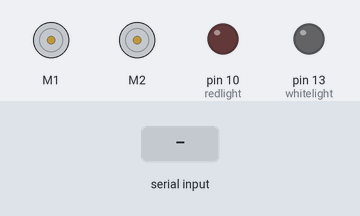
This sketch was run on a simulated Arduino Uno, built with avr-gcc and run on an emulated ATmega328P. Shown: 2 × DC motor (green arrow = forward, orange = backward, longer = faster), output pins drawn as LEDs (lit = HIGH). The test bench sets the inputs (shaded band). What the sketch prints to the serial monitor is not drawn.

Above: at 1.2 s.
1.3 s: "F" received over Serial
At 2.1 s:
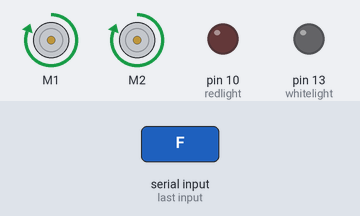
2.8 s: "B" received over Serial
At 3.2 s:
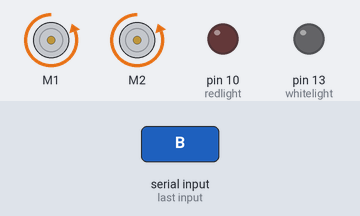
4.3 s: "L" received over Serial
At 5.5 s:
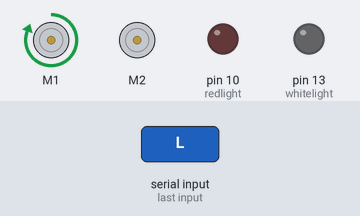
5.8 s: "R" received over Serial
At 6.7 s:
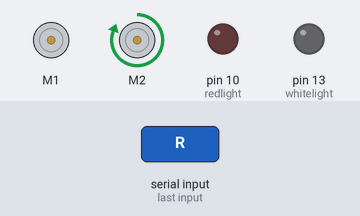
7.3 s: "U" received over Serial
At 7.9 s:
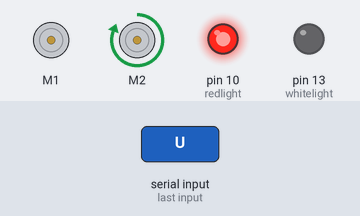
8.8 s: "S" received over Serial
At 10.2 s:
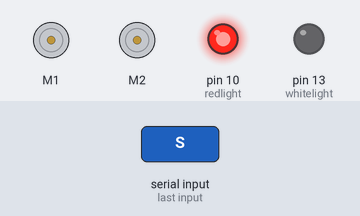
Timing chart, 0 to 11.3 s (numbered marks = the images above; inputs shaded):
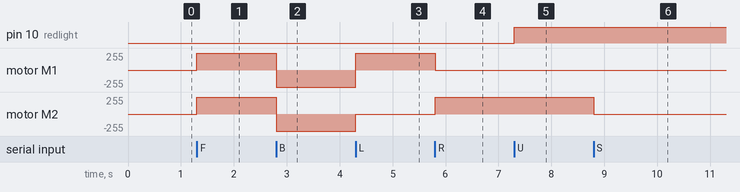

Measured:
- after the input at 1.3 s, motor M1, motor M2: stopped → forward 255/255 at once
- after the input at 2.8 s, motor M1, motor M2: forward 255/255 → backward 255/255 at once
- after the input at 4.3 s, motor M1: backward 255/255 → forward 255/255 at once; motor M2: backward 255/255 → stopped at once
- after the input at 5.8 s, motor M1: forward 255/255 → stopped at once; motor M2: stopped → forward 255/255 at once
- after the input at 7.3 s, pin 10 (redlight): LOW → HIGH at once
- after the input at 8.8 s, motor M2: forward 255/255 → stopped at once

The sketch:

sketch_jul20b.ino
```cpp
#include <AFMotor.h>
AF_DCMotor motor2(2, MOTOR12_64KHZ); // create motor #2, 64KHz pwm
AF_DCMotor motor1(1, MOTOR12_64KHZ); // motor #1
char dataIn = 'S';
char determinant;
char det;
int vel = 0; //Bluetooth Stuff
int whitelight = 13;
int redlight = 10;
int trigpin1 = 12;
int echopin1 = 8;
int trigpin2 = 4;
int echopin2 = 6;
long duration1;
long duration2;
long cm1;
long cm2;

void setup() {
  // put your setup code here, to run once:
  Serial.begin(9600); // set up Serial library at 9600 bps
  Serial.println("Motor test!");
  motor1.setSpeed(255); // set the speed to 200/255
  motor2.setSpeed(255); // set the speed to 200/255
  pinMode(whitelight, OUTPUT);
  pinMode(redlight, OUTPUT);
  pinMode(trigpin1, OUTPUT);
  pinMode(echopin1, INPUT);
  pinMode(trigpin2, OUTPUT);
  pinMode(echopin2, INPUT)
  ;
}

void loop() {
  // put your main code here, to run repeatedly:

  det = check();
  switch (det) {
    case 'F': // F, move forward
      motor1.run(FORWARD); // turn it on going forward
      motor2.run(FORWARD); // turn it on going forwar

      break;

    case 'B': // B, move back
      motor1.run(BACKWARD); // the other way
      motor2.run(BACKWARD); // the other way
      break;

    case 'L':// L, move wheels left
      motor1.run(FORWARD); // turn it on going forward
      motor2.run(RELEASE); // stopped
      break;

    case 'R': // R, move wheels right
      motor1.run(RELEASE); // stopped
      motor2.run(FORWARD); // turn it on going forward
      break;

    case 'S': // S, stop
      motor1.run(RELEASE); // stopped
      motor2.run(RELEASE); // stopped
      break;

    case 'U': // V, Red light on
      //Serial.println("Red LIght On");
      digitalWrite(redlight, HIGH);
      break;

    case 'u': //v, Red light off
      //Serial.println("Red Light Off");
      digitalWrite(redlight, LOW);
      break;

    case 'W': //W, Front Lights On
      //Serial.println("White LIght On");
      digitalWrite(whitelight, HIGH);
      break;

    case 'w': //w, Front Lights Off
      //Serial.println("White Light Off");
      digitalWrite(whitelight, LOW);
      break;
  }
}
long determining ()
{
  digitalWrite(trigpin1, LOW);
  delayMicroseconds(2);
  digitalWrite(trigpin1, HIGH);
  delayMicroseconds(10);
  digitalWrite(trigpin1, LOW);
  duration1 = pulseIn(echopin1, HIGH);
  cm1 = duration1 * 0.034 / 2;
  digitalWrite(trigpin2, LOW);
  delayMicroseconds(2);
  digitalWrite(trigpin2, HIGH);
  delayMicroseconds(10);
  digitalWrite(trigpin2, LOW);
  duration2 = pulseIn(echopin2, HIGH);
  cm2 = duration1 * 0.034 / 2;

}


//get bluetooth code received from serial port
char check() {
  if (Serial.available() > 0) { // if there is valid data in the serial port
    dataIn = Serial.read();// stores data into a varialbe

    //check the codedigitalWrite(trigPin, LOW);
    if (cm1 < 50)
    { determinant = 'B';
    }
    else if (cm2 < 50)
    { determinant = 'F';
    }
    if (dataIn == 'F') { //Forward
      determinant = 'F';
    }
    else if (dataIn == 'B') { //Backward
      determinant = 'B';
    }
    else if (dataIn == 'L') { //Left
      determinant = 'L';
    }
    else if (dataIn == 'R') { //Right
      determinant = 'R';
    }
    else if (dataIn == 'S') { //Stop
      determinant = 'S';

    }
    else if (dataIn == 'U') { //Red Lights On
      determinant = 'U';
    }
    else if (dataIn == 'u') { //Red Lights Off
      determinant = 'u';
    }
    else if (dataIn == 'W') { //White Lights On
      determinant = 'W';
    }
    else if (dataIn == 'w') { //White Lights Off
      determinant = 'w';
    }
    return determinant;
  }
}
```
